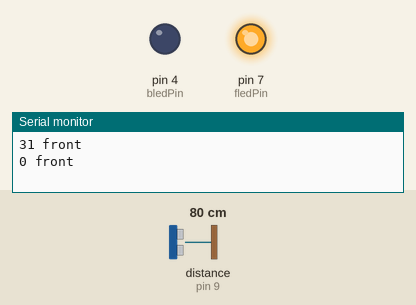
Simulated run of this sketch. Board: Arduino Uno, built with avr-gcc and run on an emulated ATmega328P. On the bench: output pins drawn as LEDs (lit = HIGH), the last lines printed to the serial monitor. Wiring (inferred from the names in the program): ultrasonic range finder: trigger pin 8; echo pin 9. Inputs (shaded band) come from the test bench; at power-on: distance to the obstacle (sensor on pin 9) 80 cm. The echo pulse lasts 58.3 µs per cm; pins used as bus, display or sensor lines are not drawn.

Above: at 1.3 s.
1.4 s: distance to the obstacle (sensor on pin 9) set to 72 cm
3.2 s: distance to the obstacle (sensor on pin 9) set to 64 cm
At 5.1 s:
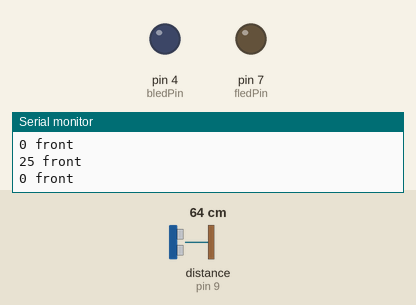
5.5 s: distance to the obstacle (sensor on pin 9) set to 120 cm
At 7.2 s:
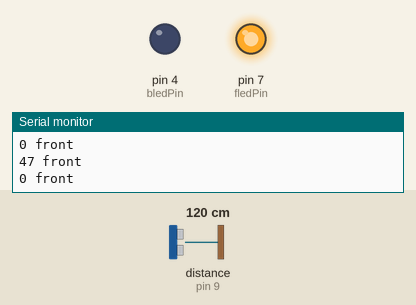
7.5 s: distance to the obstacle (sensor on pin 9) set to 2 cm
At 8.5 s:
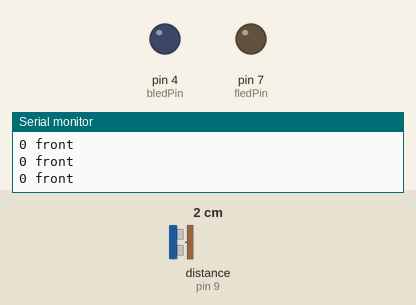
Timing chart, 0 to 10.5 s (numbered marks = the images above; inputs shaded):
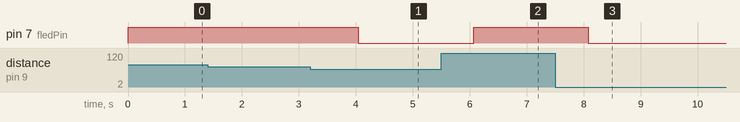

The sketch:

ultrasonic.ino
```cpp
#define fechoPin 9
#define ftrigPin 8
#define fledPin 7

#define bechoPin 6
#define btrigPin 5
#define bledPin 4

void setup() {
  Serial.begin(9600);
  pinMode(ftrigPin, OUTPUT);
  pinMode(fechoPin, INPUT);
  pinMode(fledPin, OUTPUT);

  pinMode(btrigPin, OUTPUT);
  pinMode(bechoPin, INPUT);
  pinMode(bledPin, OUTPUT);
}

void loop() {
  long fdistance = 0;
  long bdistance = 0;

  fdistance = get_sensor_distance(ftrigPin, fechoPin);


  if (fdistance >= 26) {
    digitalWrite(fledPin, HIGH);
  } else {
    digitalWrite(fledPin, LOW);
  }
  delay(500);

  fdistance = get_sensor_distance(ftrigPin, fechoPin);

  Serial.print(fdistance);
  Serial.println(" front");

  if (bdistance >= 26) {
    digitalWrite(bledPin, HIGH);
  } else {
    digitalWrite(bledPin, LOW);
  }

  Serial.print(bdistance);
  Serial.println(" front");
  delay(500);

}

long get_sensor_distance(int trigPin, int echoPin) {
  // send a pulse on the trigger pin to initiate measurement
  digitalWrite(trigPin, LOW);
  delayMicroseconds(2);
  digitalWrite(trigPin, HIGH);
  delayMicroseconds(10);
  digitalWrite(trigPin, LOW);

  // the length of the pulse on the echo pin is proportional to the distance
  long duration = pulseIn(echoPin, HIGH);
  long distance = (duration/2) / 74;
  return distance;
}
```

Measured:
- the behaviour switches between 67 and 66 cm on distance to the obstacle (sensor on pin 9) (found by bisection; images 0 and 1)
- after the input at 3.2 s, pin 7 (fledPin): HIGH → LOW after 0.84 s
- after the input at 5.5 s, pin 7 (fledPin): LOW → HIGH after 0.57 s
- after the input at 7.5 s, pin 7 (fledPin): HIGH → LOW after 0.59 s
